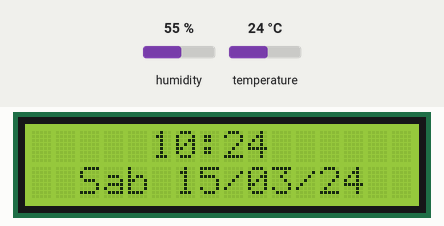
This sketch was run on a simulated ESP32. Shown: 16×2 character LCD. Wiring (inferred from the names in the program): DS1307 clock at I2C address 0x68. The test bench sets the inputs (shaded band); at power-on: humidity 55 %, temperature 24 °C. The local clock reads 2024-03-15 10:24:30 at power-on unless the sketch sets it.

Above: at 3.7 s.
3.8 s: humidity set to 22 %
At 6.9 s:
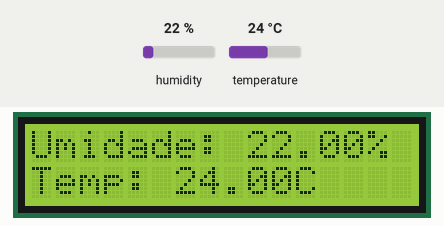
16.7 s: temperature set to 12 °C
At 19.3 s:
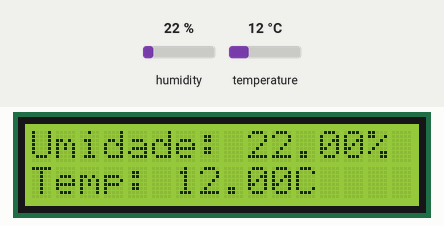
25.7 s: humidity set to 40 %
At 31.7 s:
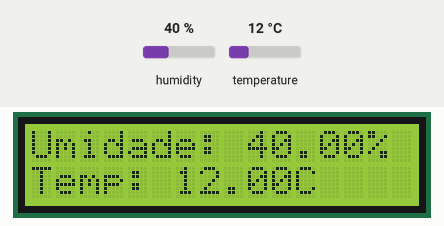
34.9 s: temperature set to 19 °C
At 37.2 s:
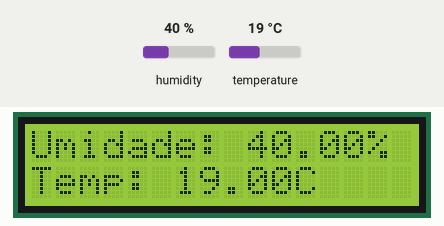
Timing chart, 0 to 38.7 s (numbered marks = the images above; inputs shaded):
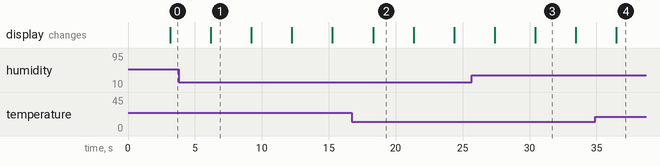

Measured:
- after the input at 3.8 s, the display: changes after 2.4 s (image 1)
- after the input at 16.7 s, the display: changes after 1.6 s (image 2)
- after the input at 34.9 s, the display: changes after 1.6 s (image 4)
- what the display in image 1 shows lasts 3.0 s, from 6.2 s to 9.2 s

The sketch:

esp32.ino
```cpp
 #include <LiquidCrystal_I2C.h>
 #include "DHT.h"
 #include "Wire.h"
 #define DS1307_ADDRESS 0x68

int totalColumns = 16;
int totalRows = 2;

LiquidCrystal_I2C lcd(0x27, totalColumns, totalRows);
DHT dht(4, DHT22);
byte zero = 0x00;
void setup()
{
  Wire.begin();
  Serial.begin(9600);
  lcd.begin (16,2);
  lcd.init();
  lcd.backlight(); // use to turn on and turn off LCD back light
  dht.begin();
}
void loop()
{

  // Le os valores (data e hora) do modulo DS1307
  Wire.beginTransmission(DS1307_ADDRESS);
  Wire.write(zero);
  Wire.endTransmission();
  Wire.requestFrom(DS1307_ADDRESS, 7);
  int segundos = ConverteparaDecimal(Wire.read());
  int minutos = ConverteparaDecimal(Wire.read());
  int horas = ConverteparaDecimal(Wire.read() & 0b111111);
  int diadasemana = ConverteparaDecimal(Wire.read());
  int diadomes = ConverteparaDecimal(Wire.read());
  int mes = ConverteparaDecimal(Wire.read());
  int ano = ConverteparaDecimal(Wire.read());
  // Mostra os dados no display
  lcd.setCursor(0,0);
  delay(3000);
lcd.clear();
  lcd.print("     ");
  // Acrescenta o 0 (zero) se a hora for menor do que 10
  if (horas <10)
    lcd.print("0");
  lcd.print(horas);
  lcd.print(":");
  // Acrescenta o 0 (zero) se minutos for menor do que 10
  if (minutos < 10)
     lcd.print("0");
  lcd.print(minutos);
  lcd.setCursor(2,1);
  // Mostra o dia da semana
  switch(diadasemana)
  {
    case 0:lcd.print("Dom");
    break;
    case 1:lcd.print("Seg");
    break;
    case 2:lcd.print("Ter");
    break;
    case 3:lcd.print("Quar");
    break;
    case 4:lcd.print("Qui");
    break;
    case 5:lcd.print("Sex");
    break;
    case 6:lcd.print("Sab");
  }
  lcd.setCursor(6,1);
  // Acrescenta o 0 (zero) se dia do mes for menor do que 10
  if (diadomes < 10)
    lcd.print("0");
  lcd.print(diadomes);
  lcd.print("/");
  // Acrescenta o 0 (zero) se mes for menor do que 10
  if (mes < 10)
    lcd.print("0");
  lcd.print(mes);
  lcd.print("/");
  lcd.print(ano);

  // Wait a few seconds between measurements.
  delay(3000);
  lcd.clear();
  lcd.setCursor(0, 0);
  // Reading temperature or humidity takes about 250 milliseconds!
  // Sensor readings may also be up to 2 seconds 'old' (its a very slow sensor)
  float h = dht.readHumidity();
  // Read temperature as Celsius (the default)
  float t = dht.readTemperature();

  // set cursor to first column, first row
  lcd.setCursor(0, 0);
  // print message
  lcd.print("Umidade: ");
  lcd.print(h);
  lcd.print("%");
  // set cursor to first column, second row
  lcd.setCursor(0,1);
  lcd.print("Temp: ");
  lcd.print(t);
  lcd.print("C");
}

void SelecionaDataeHora()   //Seta a data e a hora do DS1307
{
  byte segundos = 0; //Valores de 0 a 59
  byte minutos = 50; //Valores de 0 a 59
  byte horas = 2; //Valores de 0 a 23
  byte diadasemana = 3; //Valores de 0 a 6 - 0=Domingo, 1 = Segunda, etc.
  byte diadomes = 21; //Valores de 1 a 31
  byte mes = 4; //Valores de 1 a 12
  byte ano = 21; //Valores de 0 a 99
  Wire.beginTransmission(DS1307_ADDRESS);
  Wire.write(zero); //Stop no CI para que o mesmo possa receber os dados
  //As linhas abaixo escrevem no CI os valores de
  //data e hora que foram colocados nas variaveis acima
  Wire.write(ConverteParaBCD(segundos));
  Wire.write(ConverteParaBCD(minutos));
  Wire.write(ConverteParaBCD(horas));
  Wire.write(ConverteParaBCD(diadasemana));
  Wire.write(ConverteParaBCD(diadomes));
  Wire.write(ConverteParaBCD(mes));
  Wire.write(ConverteParaBCD(ano));
  Wire.write(zero);
  Wire.endTransmission();
}
byte ConverteParaBCD(byte val)
{
  //Converte o número de decimal para BCD
  return ( (val/10*16) + (val%10) );
}
byte ConverteparaDecimal(byte val)
{
  //Converte de BCD para decimal
  return ( (val/16*10) + (val%16) );
}
```
